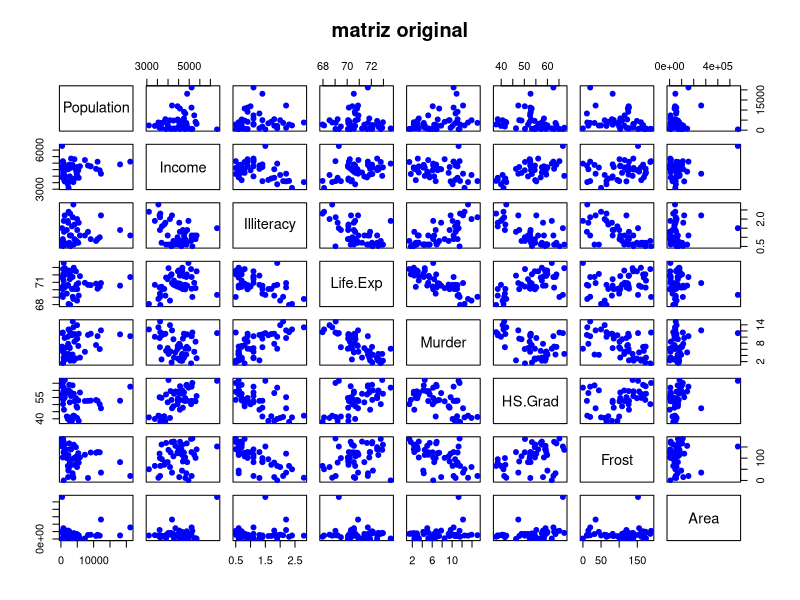
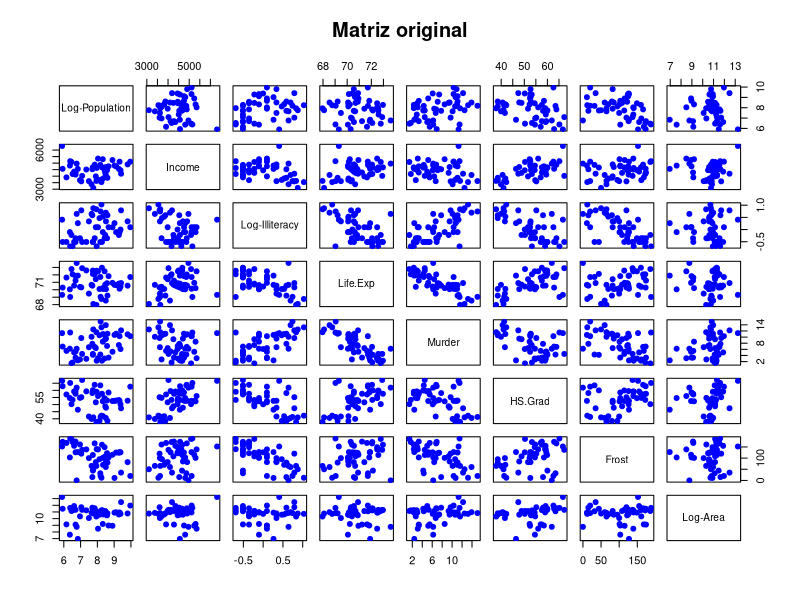
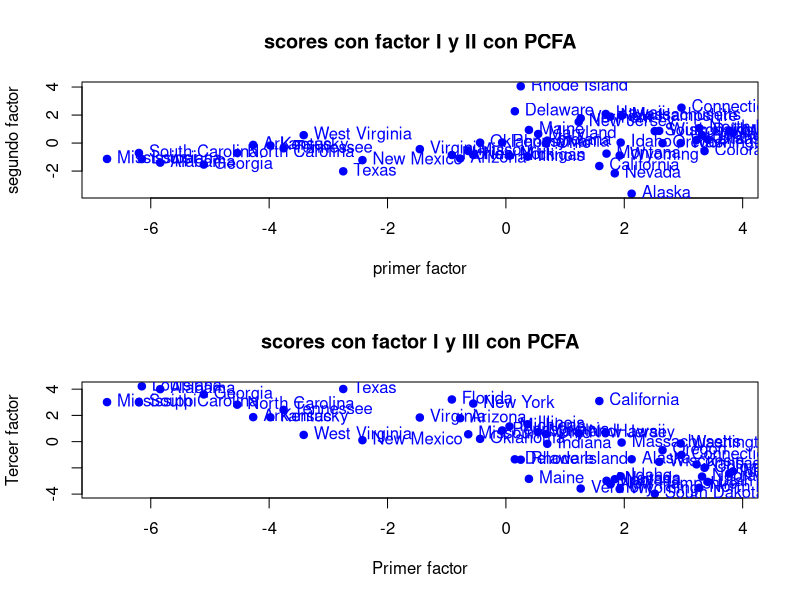
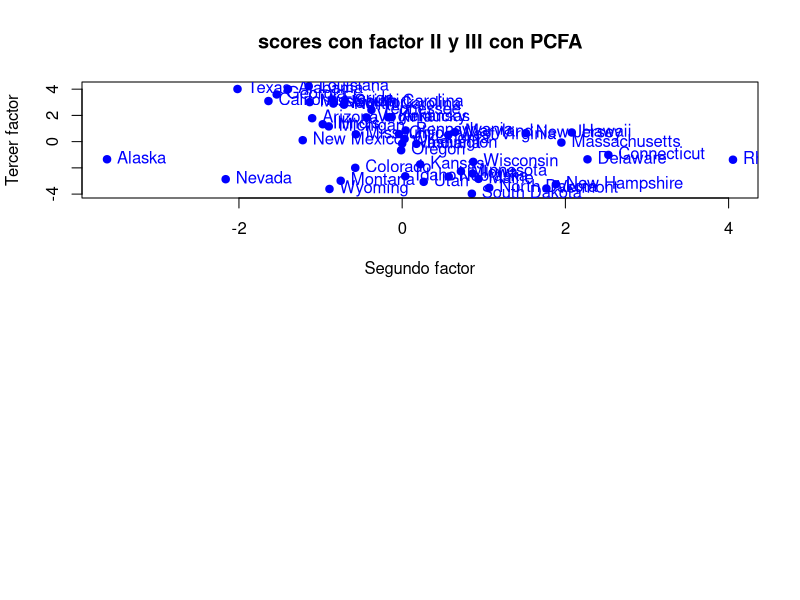

These figures' R source, in order:

#_____________ ANALISIS FACTORIAL________

#1.- Lectura de la matriz de datos
x<-as.data.frame(state.x77)
View(x)
#2.- Quitar los espacios de los nombres
colnames(x)[4]="Life.Exp"
colnames(x)[6]= "HS.Grad"

#3.- Separa n (estados) y p (variables)

n<-dim(x)[1]
p<-dim(x)[2]

#4.- Generacion de un scater plot para la
# visualización de variables originales
pairs(x, col="blue", pch=19, main="matriz original")

#---------------------------------
#   Transformación de alguna varibles
#----------------------------------

#1.- Aplicamos logaritmo para las columnas 1,3 y 8
x[,1]<-log(x[,1])
colnames(x)[1]<-"Log-Population"

x[,3]<-log(x[,3])
colnames(x)[3]<-"Log-Illiteracy"

x[,8]<-log(x[,8])
colnames(x)[8]<-"Log-Area"

# Grafico scater para la visualizacion de la 
# matriz original con 3 variables que se incluyeron
pairs(x,col="blue", pch=19, main="Matriz original")

# Nota: Como las variables tiene diferentes unidades
# de medida, se va a implementar la matriz de
# correlaciones para estimar la matriz de carga

#-------------------------------------
#   Reduccion de la dimensionalidad 
#  Análsis Factorial de componentes principales (PCFA)
#-----------------------------------

#1.- Calcular la matriz de medias y de correlaciones
# Matriz de medias
mu<-colMeans(x)
mu

#Matriz de correlaciones
R<-cor(x)
R

# 2.- Reducción de la dimensionalidad mediante
# Análisis factorial de componentes principales (PCFA).

# 1.- Calcular los valores y vectores propios.
eR<-eigen(R)

# 2.- Valores propios
eigen.val<-eR$values
eigen.val

# 3.- Vectores propios
eigen.vec<-eR$vectors
eigen.vec

# 4.- Calcular la proporcion de variabilidad
prop.var<-eigen.val/sum(eigen.val)
prop.var

# 5.- Calcular la proporcion de variabilidad acumulada
prop.var.acum<-cumsum(eigen.val)/sum(eigen.val)
prop.var.acum

#-------------------------------
# Estimacion de la matriz de carga
#---------------------------------

# Nota: se estima la matriz de carga usando los 
# autovalores y autovectores.
# se aplica la rotación varimax

# Primera estimación de Lamda mayuscula
# se calcula multiplicando la matriz de los 
# 3 primeros autovectores por la matriz diagonal
# formada por la raiz cuadrada de los primeros
# 3 autovalores.

L.est.1<-eigen.vec[,1:3] %*% diag(sqrt(eigen.val[1:3]))
L.est.1

# Rotación varimax
L.est.1.var<-varimax(L.est.1)
L.est.1.var

#----------------------------
# Estimación de la matriz de los errores
#-----------------------------

#1.- Estimación de la matriz de perturbaciones
Psi.est.1<-diag(diag(R-as.matrix(L.est.1.var$loadings)%*% t(as.matrix(L.est.1.var$loadings))))
Psi.est.1

# 2.- Se utiliza el método Análisis de factor principal (PFA)
# para estimación de autovalores y autovectores
RP<-R-Psi.est.1
RP

# Calculo de la matriz de autovalores y autovectores
eRP<-eigen(RP)

# Autovalores
eigen.val.RP<-eRP$values
eigen.val.RP

# Autovectores
eigen.vec.RP<-eRP$vectors
eigen.val.RP

# Proporcion de variabilidad
prop.var.RP<-eigen.val.RP/ sum(eigen.val.RP)
prop.var.RP

# Proporcion de variabilidad acumulada
prop.var.RP.acum<-cumsum(eigen.val.RP)/ sum(eigen.val.RP)
prop.var.RP.acum

# Estimación de la matriz de cargas
# con rotación varimax
L.est.2<-eigen.vec.RP[,1:3] %*% diag(sqrt(eigen.val.RP[1:3]))
L.est.2

# Rotacion varimax
L.est.2.var<-varimax(L.est.2)

# Estimación de la matriz de covarianzas de los errores.
Psi.est.2<-diag(diag(R-as.matrix(L.est.2.var$loadings)%*% t(as.matrix(L.est.2.var$loadings))))
Psi.est.2

#----------------------------
#   Obtencion de los scores de ambos métodos
#------------------------------

# PCFA
FS.est.1<-scale(x)%*% as.matrix(L.est.1.var$loadings)
FS.est.1

# PFA
FS.est.2<-scale(x)%*% as.matrix (L.est.2.var$loadings)
FS.est.2

# graficamos ambos scores
par(mfrow=c(2,1))

# Factor I y II
pl1<-plot(FS.est.1[,1], FS.est.1[,2], xlab="primer factor",
     ylab="segundo factor", main="scores con factor I y II con PCFA",
     pch=19, col="blue")
text(FS.est.1[,1], FS.est.1[,2], labels = rownames(x), pos=4, col="blue")

# Factor I y III
pl2<-plot(FS.est.1[,1], FS.est.1[,3], xlab="Primer factor",
     ylab="Tercer factor", main="scores con factor I y III con PCFA",
     pch=19, col="blue")
text(FS.est.1[,1], FS.est.1[,3], labels = rownames(x), pos=4, col="blue")

# Factor II y III
pl3<-plot(FS.est.1[,2], FS.est.1[,3], xlab="Segundo factor",
     ylab="Tercer factor", main="scores con factor II y III con PCFA",
     pch=19, col="blue")
text(FS.est.1[,2], FS.est.1[,3], labels = rownames(x), pos=4, col="blue")



